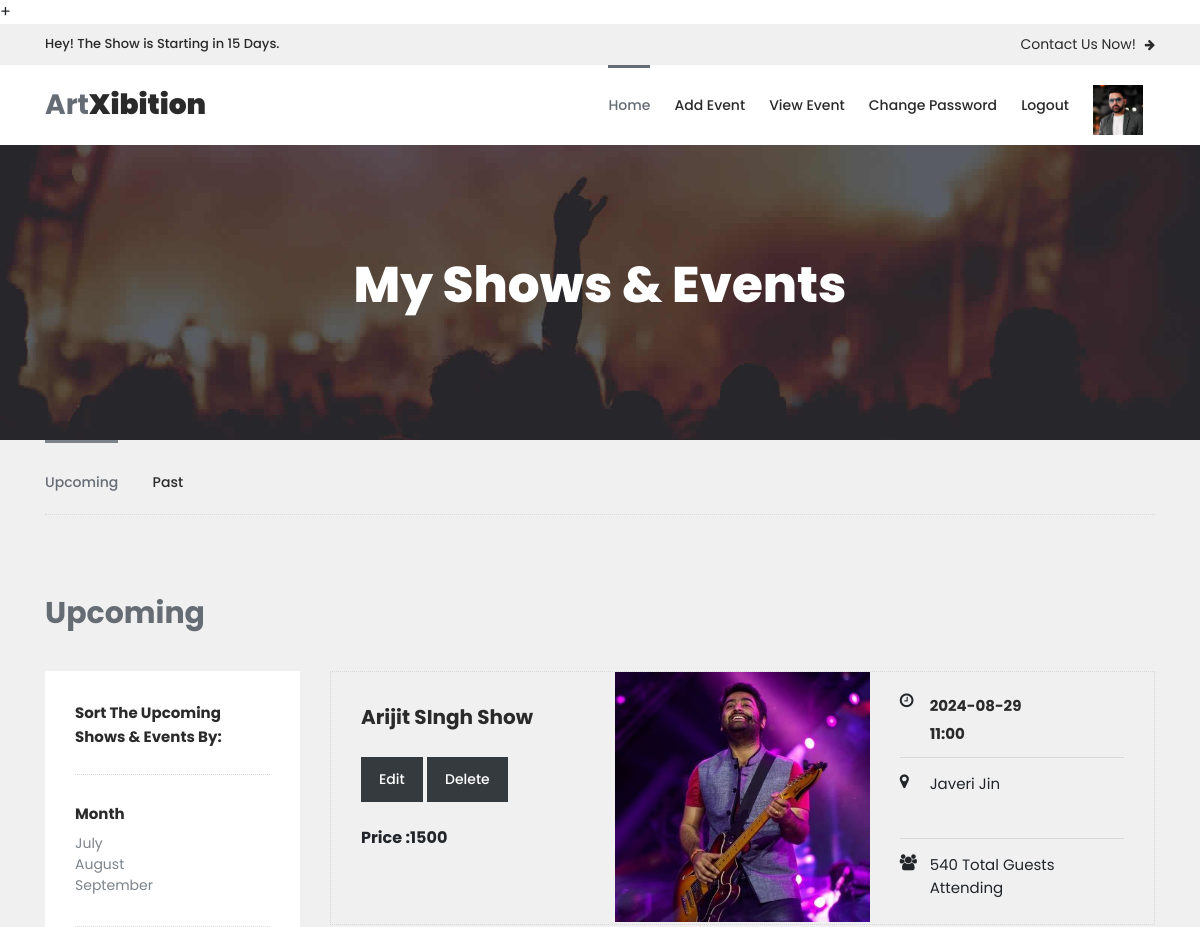
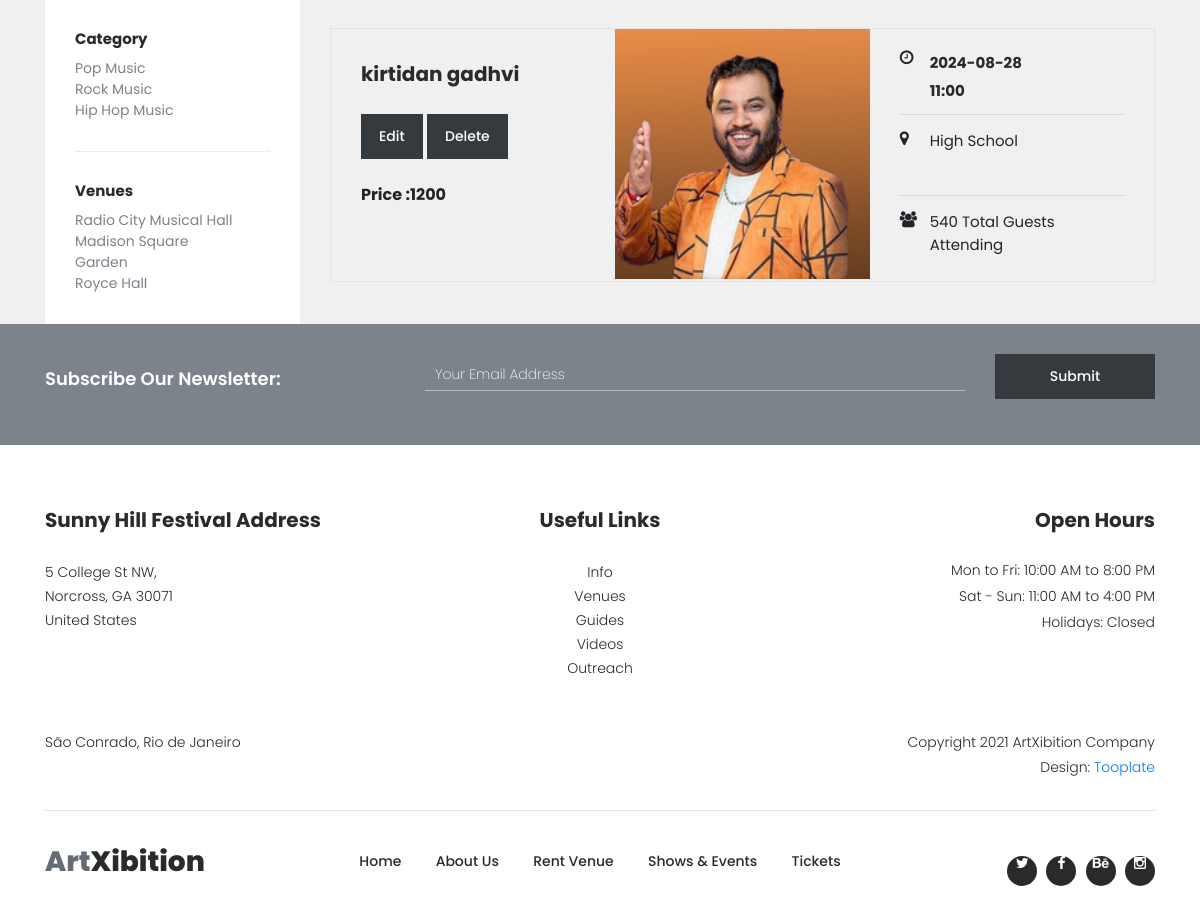
Screenshot of /manager-view-event/ (signed in) with the database file from the repository (2 pictures, top to bottom).
### myapp/models.py (models this page shows, shortened)
class Event(models.Model):
	manager=models.ForeignKey(User,on_delete=models.CASCADE)
	event_name=models.CharField(max_length=100)
	event_date=models.CharField(max_length=100)
	event_time=models.CharField(max_length=100)
	event_venue=models.TextField()
	event_picture=models.ImageField(upload_to="event_picture/")
	event_price=models.PositiveIntegerField()

### myapp/views.py (the view)
# urls.py: path('manager-view-event/',views.manager_view_event,name='manager-view-event'),
def manager_view_event(request):
	manager=User.objects.get(email=request.session['email'])
	events=Event.objects.filter(manager=manager)
	return render(request,'manager-view-event.html',{'events':events})

### myapp/templates/manager-view-event.html (shortened to what this page needs)
{% extends 'manager-header.html' %}
{% load static %}
{% block content %}
<!DOCTYPE html>
<html lang="en">
  <head>
    </head>
    <body>
    <div class="page-heading-shows-events">
        <div class="container">
            <div class="row">
                <div class="col-lg-12">
                    <h2>My Shows & Events</h2>
                </div>
            </div>
        </div>
    </div>
    <div class="shows-events-tabs">
        <div class="container">
            <div class="row">
                <div class="col-lg-12">
                    <div class="row" id="tabs">
                        <div class="col-lg-12">
                            <div class="heading-tabs">
                                <div class="row">
                                    <div class="col-lg-8">
                                        <ul>
                                          <li><a href='#tabs-1'>Upcoming</a></li>
                                          <li><a href='#tabs-2'>Past</a></a></li>
                                        </ul>
                                    </div>
                                </div>
                            </div>
                        </div>
                        <div class="col-lg-12">
                            <section class='tabs-content'>
                                <article id='tabs-1'>
                                    <div class="row">
                                        <div class="col-lg-12">
                                            <div class="heading"><h2>Upcoming</h2></div>
                                        </div>
                                        <div class="col-lg-3">
                                            <div class="sidebar">
                                                <div class="row">
                                                    <div class="col-lg-12">
                                                        <div class="heading-sidebar">
                                                            <h4>Sort The Upcoming Shows & Events By:</h4>
                                                        </div>
                                                    </div>
                                                    <div class="col-lg-12">
                                                        <div class="month">
                                                            <h6>Month</h6>
                                                            <ul>
                                                                <li><a href="#">July</a></li>
                                                                <li><a href="#">August</a></li>
                                                                <li><a href="#">September</a></li>
                                                            </ul>
                                                        </div>
                                                    </div>
                                                    <div class="col-lg-12">
                                                        <div class="category">
                                                            <h6>Category</h6>
                                                            <ul>
                                                                <li><a href="#">Pop Music</a></li>
                                                                <li><a href="#">Rock Music</a></li>
                                                                <li><a href="#">Hip Hop Music</a></li>
                                                            </ul>
                                                        </div>
                                                    </div>
                                                    <div class="col-lg-12">
                                                        <div class="venues">
                                                            <h6>Venues</h6>
                                                            <ul>
                                                                <li><a href="#">Radio City Musical Hall</a></li>
                                                                <li><a href="#">Madison Square Garden</a></li>
                                                                <li><a href="#">Royce Hall</a></li>
                                                            </ul>
                                                        </div>
                                                    </div>
                                                </div>
                                            </div>
                                        </div>
                                        <div class="col-lg-9">
                                            <div class="row">
                                                {% for i in events %}
                                                <div class="col-lg-12">
                                                    <div class="event-item">
                                                        <div class="row">
                                                            <div class="col-lg-4">
                                                                <div class="left-content">
                                                                    <h4>{{i.event_name}}</h4>
                                                                    <div class="main-dark-button"><a href="{% url 'manager-edit-event' pk=i.pk %}">Edit</a>
                                                                        <a href="{% url 'manager-delete-event' pk=i.pk %}">Delete</a>
                                                                        <br><br>
                                                                        <b>Price :{{i.event_price}}</b>
                                                                    </div>
                                                                </div>
                                                            </div>
                                                            <div class="col-lg-4">
                                                                <div class="thumb">
                                                                    <img src="{{i.event_picture.url}}" alt="" style="height:250px;width: 300px;" >
                                                                </div>
                                                            </div>
                                                            <div class="col-lg-4">
                                                                <div class="right-content">
                                                                    <ul>
                                                                        <li>
                                                                            <i class="fa fa-clock-o"></i>
                                                                            <h6>{{i.event_date}}<br>{{i.event_time}}</h6>
                                                                        </li>
                                                                        <li>
                                                                            <i class="fa fa-map-marker"></i>
                                                                            <span>{{i.event_venue}}</span>
                                                                        </li>
                                                                        <li>
                                                                            <i class="fa fa-users"></i>
                                                                            <span>540 Total Guests Attending</span>
                                                                        </li>
                                                                    </ul>
                                                                </div>
                                                            </div>
                                                        </div>
                                                    </div>
                                                </div>
                                               {% endfor %}
                                            </div>
                                        </div>
                                    </div>
                                </article>
                            </section>
                        </div>
                    </div>
                </div>
            </div>
        </div>
    </div>
    <div class="subscribe">
        <div class="container">
            <div class="row">
                <div class="col-lg-4">
                    <h4>Subscribe Our Newsletter:</h4>
                </div>
                <div class="col-lg-8">
                    <form id="subscribe" action="" method="get">
                        <div class="row">
                          <div class="col-lg-9">
                            <fieldset>
                              <input name="email" type="text" id="email" pattern="[^ @]*@[^ @]*" placeholder="Your Email Address" required="">
                            </fieldset>
                          </div>
                          <div class="col-lg-3">
                            <fieldset>
                              <button type="submit" id="form-submit" class="main-dark-button">Submit</button>
                            </fieldset>
                          </div>
                        </div>
                    </form>
                </div>
            </div>
        </div>
    </div>
  </body>
</html>
{% endblock %}

### rows the page displays
Event: event_name "Arijit SIngh Show", event_price "1500", event_picture (picture), event_date "2024-08-29", event_time "11:00", event_venue "Javeri Jin"
Event: event_name "kirtidan gadhvi", event_price "1200", event_picture (picture), event_date "2024-08-28", event_time "11:00", event_venue "High School"
